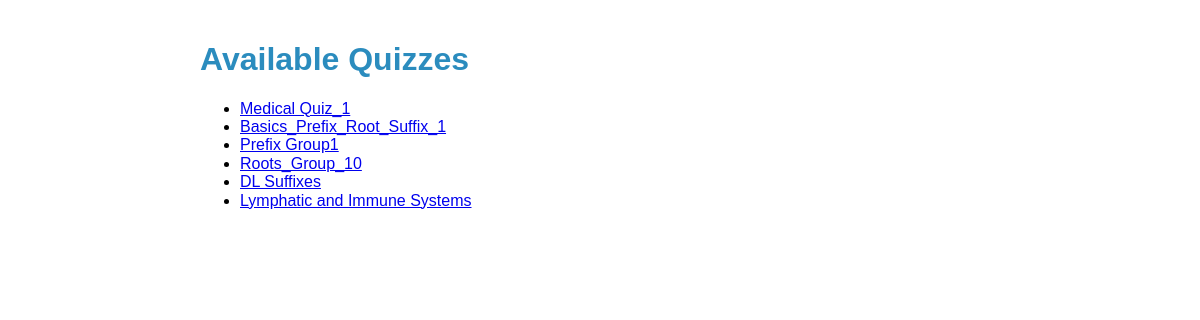
/assessments/, run on the app's committed database.
### assessments/models.py (models this page shows, shortened)
class Quiz(models.Model):
    title = models.CharField(max_length=100)

### assessments/views.py (the view)
# urls.py: path("", views.quiz_list, name="quiz_list"),
def quiz_list(request):
    quizzes = Quiz.objects.all()
    return render(request, "assessments/quiz_list.html", {"quizzes": quizzes})

### assessments/templates/assessments/quiz_list.html (shortened to what this page needs)
{% load static %}
<!DOCTYPE html>
<html lang="en">
  <head>
    <link
      rel="stylesheet"
      href="https://cdnjs.cloudflare.com/ajax/libs/normalize/8.0.1/normalize.min.css"
    />
    <link rel="stylesheet" href="{% static 'css/styles.css' %}" />
  </head>
  <body>
    <h1>Available Quizzes</h1>
    <ul class="quiz-list">
      {% for quiz in quizzes %}
      <li>
        <a
          href="{% url 'quiz_detail' quiz.id %}"
          hx-get="{% url 'quiz_detail' quiz.id %}"
          hx-target="#quiz-details"
          hx-swap="innerHTML"
          aria-label="View details for {{ quiz.title }}"
          >{{ quiz.title }}</a
        >
      </li>
      {% empty %}
      <li>No quizzes available at the moment.</li>
      {% endfor %}
    </ul>
  </body>
</html>

### assessments/templates/assessments/quiz_list.html (style rules this page uses)
body { font-family: Arial, sans-serif; padding: 20px; max-width: 800px; margin: auto; }
h1 { color: #2b8cbe; }
.quiz-list { margin-top: 20px; }

### data on the page
Quiz: title "Medical Quiz_1"
Quiz: title "Basics_Prefix_Root_Suffix_1"
Quiz: title "Prefix Group1"
Quiz: title "Roots_Group_10"
Quiz: title "DL Suffixes"
Quiz: title "Lymphatic and Immune Systems"
